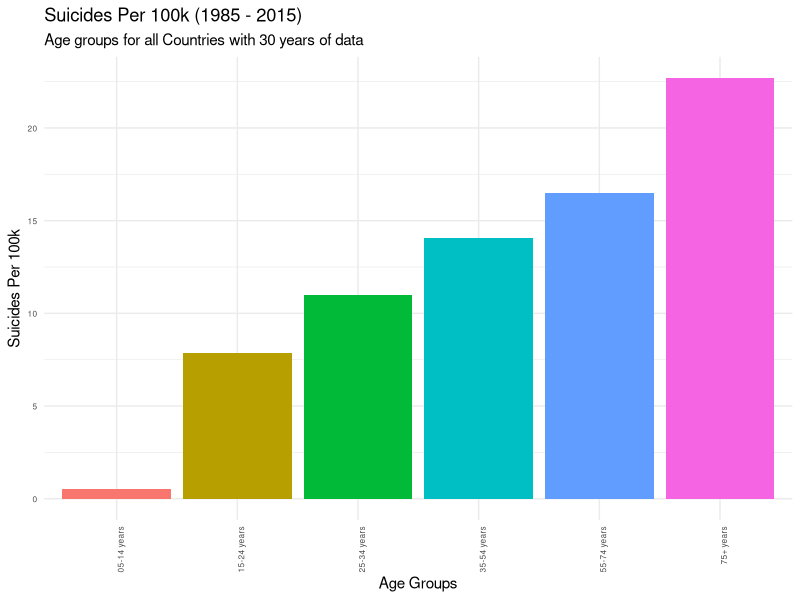
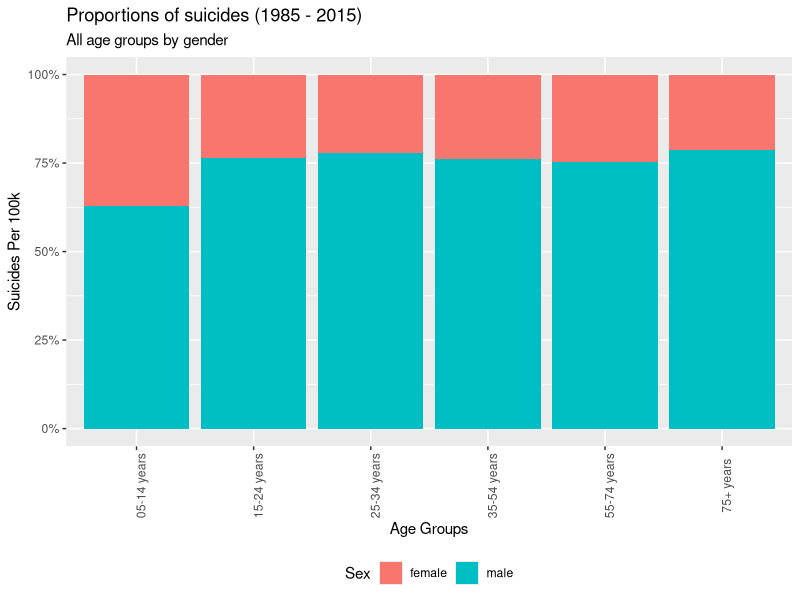
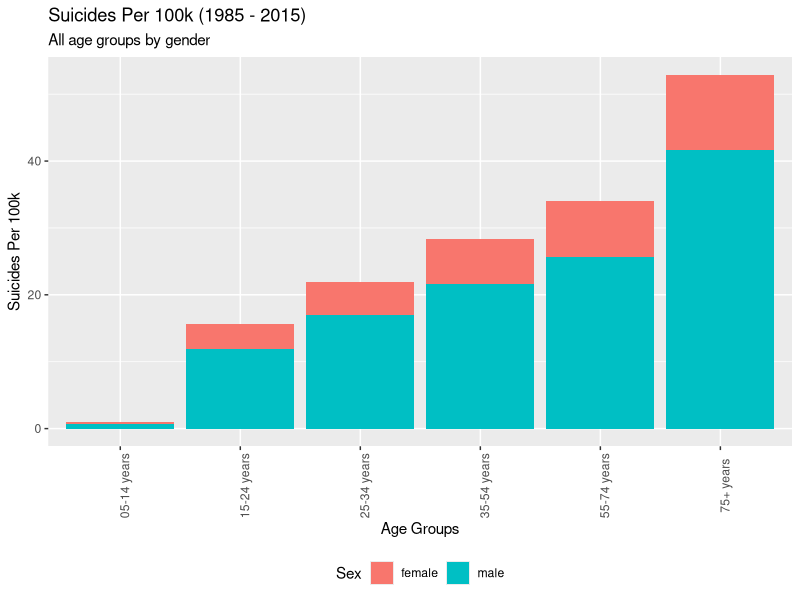

Here is the R script that generated these plots, in order:
## Author: Team 49
## Members: rs20acs@herts.ac.uk, pj18aan@herts.ac.uk, vs18abb@herts.ac.uk, dr18abc@herts.ac.uk, zm20abu@herts.ac.uk
## University of Hertfordshire

## References:  
## [1] https://github.com/justmarkham/dplyr-tutorial/blob/master/dplyr-tutorial-2.Rmd#L141

## Load libraries
library(readr) # to load the csv file
library(tidyverse)
## This part of the program loads the kaggle suicide dataset and cleaning.

## Import Suicide Dataset CSV
suicide_dataset <- read.csv("suicide_dataset.csv") ## 27820 observations

## Ignore year 2016 as there are not enough observations.Not all countries have
## suicides reported for the year 2016
## Count rows matching year 2016. 160 rows will be removed as part of this step
### View (df %>%
### filter(year == 2016) %>% 
### summarise(cnt = n()))
suicide_dataset <- suicide_dataset %>%
  filter(year != 2016) ## 27660 observation

## Remove any country with less than 30 years of data. This will result in
## 11076 observations and a total of 30 countries with more than 30 years of data.

suicide_dataset<- suicide_dataset %>%
  group_by(country) %>%
  add_tally() %>%
  filter(n >= 360)

## Rename suicide_dataset columns
names(suicide_dataset)[7] <- "SuicidePer100k"
names(suicide_dataset)[8] <- "CountryYear"
names(suicide_dataset)[9] <- "HDI4Year"
names(suicide_dataset)[10] <- "GDP4Year"
names(suicide_dataset)[11] <- "GDPPerCapita"

## Update 5-14 years data with 05-14 years as it causes issues in plotting
suicide_dataset$age[suicide_dataset$age == "5-14 years"] <- "05-14 years"
#View(suicide_dataset)

## Remove GDP and HDI columns as HDI has very few value and we are not interested
## in GDP data
suicide_dataset <- suicide_dataset %>% select(-HDI4Year, 
                                              -GDP4Year, 
                                              -GDPPerCapita, 
                                              -generation,
                                              -n) #this column is added as part of filtering number of years of data

## Calculate global average number of suicides considering countries with  
## 30 years of data  
global_average <- (sum(as.numeric(suicide_dataset$suicides_no)) / 
                  sum(as.numeric(suicide_dataset$population))) * 100000

## Calculate average suicides in male
suicide_dataset_male <- filter(suicide_dataset, sex == "male") # 5538 observations
global_average_male <- (sum(as.numeric(suicide_dataset_male$suicides_no)) / 
                          sum(as.numeric(suicide_dataset_male$population))) * 100000

## Calculate average suicides in female
suicide_dataset_female <- filter(suicide_dataset, sex == "female") # 5538 observations
global_average_female <- (sum(as.numeric(suicide_dataset_female$suicides_no)) / 
                            sum(as.numeric(suicide_dataset_female$population))) * 100000

## What is the population for a country by year? This question needs to be answered
## as the popoulation column original dataset is for country-year-sex-age combination
population_by_country <- suicide_dataset %>%
  group_by(country, year) %>%
  summarize(population = sum(as.numeric(population)))


############################################################
#Task 1 - Suicide rate per 100k over all age groups
##########################################################

## STEP-1: Calculate global average number of suicides per 100k for all age groups with 30 years of data
suicide_by_age <- suicide_dataset %>%
  group_by(age) %>%
  summarize(n = n(), 
            suicides = sum(as.numeric(suicides_no)), 
            population = sum(as.numeric(population)), 
            suicide_per_100k = (suicides / population) * 100000) %>%
  arrange(suicide_per_100k)

## STEP-2: Rearranging the x axis by ascending order.
suicide_by_age$age <- factor(suicide_by_age$age,
                             levels = rev(suicide_by_age$age[order(-suicide_by_age$suicide_per_100k)]))

## STEP-3: Results (Graph) to show the Suicide rate per 100k over all age groups using bar plot.......
task1 <- ggplot(suicide_by_age, aes(x=age, y=suicide_per_100k, fill = age)) + 
  geom_bar(stat="identity")+ 
  theme_minimal() + 
  theme(axis.text=element_text(size=6)) +
  labs(title="Suicides Per 100k (1985 - 2015)", 
       subtitle = "Age groups for all Countries with 30 years of data",
       x = "Age Groups", 
       y = "Suicides Per 100k") + 
  theme(legend.position = "none") + 
  theme(axis.text.x = element_text(angle = 90, hjust = 1))

########################################################################################
#Task 2 - Suicide rate/100k over all genders, age groups (Stacked graph to show proportion)
######################################################################################################

## STEP-1: Calculate global average number of suicides per 100k for all gender, age groups with 30 years of data
df_agegroup_gender <- suicide_dataset %>%
  group_by(age, sex) %>%
  summarize(suicide_per_100k = (sum(as.numeric(suicides_no)) / sum(as.numeric(population))) * 100000)

## STEP-2: Results (Graph) to show the Suicide rate per 100k over all genders, age groups using Stacked graph....
task2 <- ggplot(df_agegroup_gender, aes(y = suicide_per_100k, x = age, fill = sex, label = round(suicide_per_100k, digits = 1))) + 
  geom_bar(position = "fill", stat = "identity") +
  scale_y_continuous(labels = scales::percent) +
  labs(title = "Proportions of suicides (1985 - 2015)",
       subtitle = "All age groups by gender", 
       x = "Age Groups", 
       y = "Suicides Per 100k",
       fill = "Sex") + 
  theme(axis.text.x = element_text(angle = 90)) +
  theme(legend.position = "bottom")

################################################################################################################
#Task 3 - Suicide rate/100k over all genders, age groups (Stacked graph to show proportion by absolute numbers)
################################################################################################################

## STEP-1: Results (Graph) to show the Suicide rate per 100k over all genders, age groups using Stacked graph....
task3 <- ggplot(df_agegroup_gender, mapping = aes(x = age, y = suicide_per_100k, fill = sex)) + 
  geom_bar(stat = "identity") +
  labs(title="Suicides Per 100k (1985 - 2015)",
       subtitle = "All age groups by gender",
       x = "Age Groups", 
       y = "Suicides Per 100k",
       fill = "Sex") + 
  theme(axis.text.x = element_text(angle = 90)) +
  theme(legend.position = "bottom")


################################################################################################################
#Task 4 - Collecting all the plots and putting then in a visualization.pdf file
################################################################################################################

pdf("visualization.pdf")

print(task1)
print(task2)
print(task3)

dev.off()
